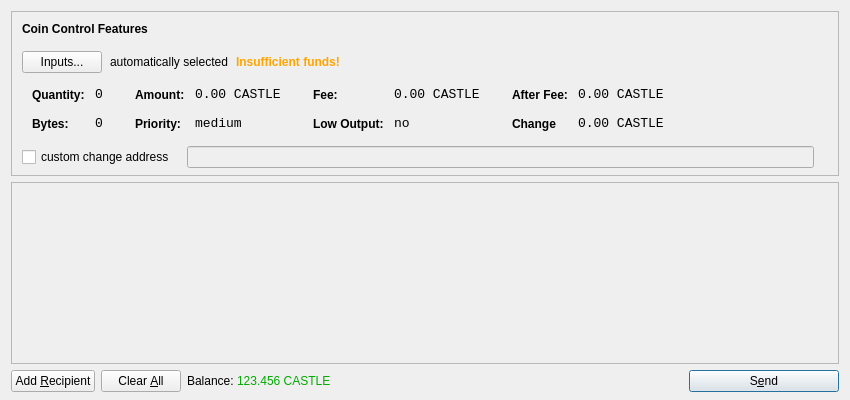
<?xml version="1.0" encoding="UTF-8"?>
<ui version="4.0">
 <class>SendCoinsDialog</class>
 <widget class="QDialog" name="SendCoinsDialog">
  <property name="geometry">
   <rect>
    <x>0</x>
    <y>0</y>
    <width>850</width>
    <height>400</height>
   </rect>
  </property>
  <property name="windowTitle">
   <string>Send Coins</string>
  </property>
  <property name="styleSheet">
   <string notr="true"/>
  </property>
  <layout class="QVBoxLayout" name="verticalLayout" stretch="0,1,0">
   <property name="bottomMargin">
    <number>8</number>
   </property>
   <item>
    <widget class="QFrame" name="frameCoinControl">
     <property name="sizePolicy">
      <sizepolicy hsizetype="Expanding" vsizetype="Expanding">
       <horstretch>0</horstretch>
       <verstretch>0</verstretch>
      </sizepolicy>
     </property>
     <property name="maximumSize">
      <size>
       <width>16777215</width>
       <height>16777215</height>
      </size>
     </property>
     <property name="frameShape">
      <enum>QFrame::StyledPanel</enum>
     </property>
     <property name="frameShadow">
      <enum>QFrame::Sunken</enum>
     </property>
     <layout class="QVBoxLayout" name="verticalLayoutCoinControl2">
      <property name="spacing">
       <number>6</number>
      </property>
      <property name="leftMargin">
       <number>0</number>
      </property>
      <property name="topMargin">
       <number>0</number>
      </property>
      <property name="rightMargin">
       <number>0</number>
      </property>
      <property name="bottomMargin">
       <number>6</number>
      </property>
      <item>
       <layout class="QVBoxLayout" name="verticalLayoutCoinControl" stretch="0,0,0,0,1">
        <property name="spacing">
         <number>0</number>
        </property>
        <property name="leftMargin">
         <number>10</number>
        </property>
        <property name="topMargin">
         <number>10</number>
        </property>
        <item>
         <layout class="QHBoxLayout" name="horizontalLayoutCoinControl1">
          <property name="bottomMargin">
           <number>15</number>
          </property>
          <item>
           <widget class="QLabel" name="labelCoinControlFeatures">
            <property name="sizePolicy">
             <sizepolicy hsizetype="Preferred" vsizetype="Maximum">
              <horstretch>0</horstretch>
              <verstretch>0</verstretch>
             </sizepolicy>
            </property>
            <property name="font">
             <font>
              <weight>75</weight>
              <bold>true</bold>
             </font>
            </property>
            <property name="styleSheet">
             <string notr="true">font-weight:bold;</string>
            </property>
            <property name="text">
             <string>Coin Control Features</string>
            </property>
           </widget>
          </item>
         </layout>
        </item>
        <item>
         <layout class="QHBoxLayout" name="horizontalLayoutCoinControl2" stretch="0,0,0,0">
          <property name="spacing">
           <number>8</number>
          </property>
          <property name="bottomMargin">
           <number>10</number>
          </property>
          <item>
           <widget class="QPushButton" name="pushButtonCoinControl">
            <property name="styleSheet">
             <string notr="true"/>
            </property>
            <property name="text">
             <string>Inputs...</string>
            </property>
           </widget>
          </item>
          <item>
           <widget class="QLabel" name="labelCoinControlAutomaticallySelected">
            <property name="text">
             <string>automatically selected</string>
            </property>
            <property name="margin">
             <number>5</number>
            </property>
           </widget>
          </item>
          <item>
           <widget class="QLabel" name="labelCoinControlInsuffFunds">
            <property name="font">
             <font>
              <weight>75</weight>
              <bold>true</bold>
             </font>
            </property>
            <property name="styleSheet">
             <string notr="true">color:orange;font-weight:bold;</string>
            </property>
            <property name="text">
             <string>Insufficient funds!</string>
            </property>
            <property name="margin">
             <number>5</number>
            </property>
           </widget>
          </item>
          <item>
           <spacer name="horizontalSpacerCoinControl">
            <property name="orientation">
             <enum>Qt::Horizontal</enum>
            </property>
            <property name="sizeHint" stdset="0">
             <size>
              <width>40</width>
              <height>1</height>
             </size>
            </property>
           </spacer>
          </item>
         </layout>
        </item>
        <item>
         <widget class="QWidget" name="widgetCoinControl" native="true">
          <property name="sizePolicy">
           <sizepolicy hsizetype="Preferred" vsizetype="Preferred">
            <horstretch>0</horstretch>
            <verstretch>0</verstretch>
           </sizepolicy>
          </property>
          <property name="minimumSize">
           <size>
            <width>0</width>
            <height>0</height>
           </size>
          </property>
          <property name="styleSheet">
           <string notr="true"/>
          </property>
          <layout class="QHBoxLayout" name="horizontalLayoutCoinControl5">
           <property name="leftMargin">
            <number>0</number>
           </property>
           <property name="topMargin">
            <number>0</number>
           </property>
           <property name="rightMargin">
            <number>0</number>
           </property>
           <property name="bottomMargin">
            <number>0</number>
           </property>
           <item>
            <layout class="QHBoxLayout" name="horizontalLayoutCoinControl3" stretch="0,0,0,1">
             <property name="spacing">
              <number>20</number>
             </property>
             <property name="topMargin">
              <number>0</number>
             </property>
             <property name="bottomMargin">
              <number>10</number>
             </property>
             <item>
              <layout class="QFormLayout" name="formLayoutCoinControl1">
               <property name="horizontalSpacing">
                <number>10</number>
               </property>
               <property name="verticalSpacing">
                <number>14</number>
               </property>
               <property name="leftMargin">
                <number>10</number>
               </property>
               <property name="topMargin">
                <number>4</number>
               </property>
               <property name="rightMargin">
                <number>6</number>
               </property>
               <item row="0" column="0">
                <widget class="QLabel" name="labelCoinControlQuantityText">
                 <property name="styleSheet">
                  <string notr="true">font-weight:bold;</string>
                 </property>
                 <property name="text">
                  <string>Quantity:</string>
                 </property>
                 <property name="margin">
                  <number>0</number>
                 </property>
                </widget>
               </item>
               <item row="0" column="1">
                <widget class="QLabel" name="labelCoinControlQuantity">
                 <property name="font">
                  <font>
                   <family>Monospace</family>
                   <pointsize>10</pointsize>
                  </font>
                 </property>
                 <property name="cursor">
                  <cursorShape>IBeamCursor</cursorShape>
                 </property>
                 <property name="contextMenuPolicy">
                  <enum>Qt::ActionsContextMenu</enum>
                 </property>
                 <property name="text">
                  <string>0</string>
                 </property>
                 <property name="margin">
                  <number>0</number>
                 </property>
                 <property name="textInteractionFlags">
                  <set>Qt::LinksAccessibleByMouse|Qt::TextSelectableByKeyboard|Qt::TextSelectableByMouse</set>
                 </property>
                </widget>
               </item>
               <item row="1" column="0">
                <widget class="QLabel" name="labelCoinControlBytesText">
                 <property name="styleSheet">
                  <string notr="true">font-weight:bold;</string>
                 </property>
                 <property name="text">
                  <string>Bytes:</string>
                 </property>
                </widget>
               </item>
               <item row="1" column="1">
                <widget class="QLabel" name="labelCoinControlBytes">
                 <property name="font">
                  <font>
                   <family>Monospace</family>
                   <pointsize>10</pointsize>
                  </font>
                 </property>
                 <property name="cursor">
                  <cursorShape>IBeamCursor</cursorShape>
                 </property>
                 <property name="contextMenuPolicy">
                  <enum>Qt::ActionsContextMenu</enum>
                 </property>
                 <property name="text">
                  <string>0</string>
                 </property>
                 <property name="textInteractionFlags">
                  <set>Qt::LinksAccessibleByMouse|Qt::TextSelectableByKeyboard|Qt::TextSelectableByMouse</set>
                 </property>
                </widget>
               </item>
              </layout>
             </item>
             <item>
              <layout class="QFormLayout" name="formLayoutCoinControl2">
               <property name="horizontalSpacing">
                <number>10</number>
               </property>
               <property name="verticalSpacing">
                <number>14</number>
               </property>
               <property name="leftMargin">
                <number>6</number>
               </property>
               <property name="topMargin">
                <number>4</number>
               </property>
               <property name="rightMargin">
                <number>6</number>
               </property>
               <item row="0" column="0">
                <widget class="QLabel" name="labelCoinControlAmountText">
                 <property name="styleSheet">
                  <string notr="true">font-weight:bold;</string>
                 </property>
                 <property name="text">
                  <string>Amount:</string>
                 </property>
                 <property name="margin">
                  <number>0</number>
                 </property>
                </widget>
               </item>
               <item row="0" column="1">
                <widget class="QLabel" name="labelCoinControlAmount">
                 <property name="font">
                  <font>
                   <family>Monospace</family>
                   <pointsize>10</pointsize>
                  </font>
                 </property>
                 <property name="cursor">
                  <cursorShape>IBeamCursor</cursorShape>
                 </property>
                 <property name="contextMenuPolicy">
                  <enum>Qt::ActionsContextMenu</enum>
                 </property>
                 <property name="text">
                  <string>0.00 CASTLE</string>
                 </property>
                 <property name="textInteractionFlags">
                  <set>Qt::LinksAccessibleByMouse|Qt::TextSelectableByKeyboard|Qt::TextSelectableByMouse</set>
                 </property>
                </widget>
               </item>
               <item row="1" column="0">
                <widget class="QLabel" name="labelCoinControlPriorityText">
                 <property name="styleSheet">
                  <string notr="true">font-weight:bold;</string>
                 </property>
                 <property name="text">
                  <string>Priority:</string>
                 </property>
                </widget>
               </item>
               <item row="1" column="1">
                <widget class="QLabel" name="labelCoinControlPriority">
                 <property name="font">
                  <font>
                   <family>Monospace</family>
                   <pointsize>10</pointsize>
                  </font>
                 </property>
                 <property name="cursor">
                  <cursorShape>IBeamCursor</cursorShape>
                 </property>
                 <property name="contextMenuPolicy">
                  <enum>Qt::ActionsContextMenu</enum>
                 </property>
                 <property name="text">
                  <string>medium</string>
                 </property>
                 <property name="textInteractionFlags">
                  <set>Qt::LinksAccessibleByMouse|Qt::TextSelectableByKeyboard|Qt::TextSelectableByMouse</set>
                 </property>
                </widget>
               </item>
              </layout>
             </item>
             <item>
              <layout class="QFormLayout" name="formLayoutCoinControl3">
               <property name="horizontalSpacing">
                <number>10</number>
               </property>
               <property name="verticalSpacing">
                <number>14</number>
               </property>
               <property name="leftMargin">
                <number>6</number>
               </property>
               <property name="topMargin">
                <number>4</number>
               </property>
               <property name="rightMargin">
                <number>6</number>
               </property>
               <item row="0" column="0">
                <widget class="QLabel" name="labelCoinControlFeeText">
                 <property name="styleSheet">
                  <string notr="true">font-weight:bold;</string>
                 </property>
                 <property name="text">
                  <string>Fee:</string>
                 </property>
                 <property name="margin">
                  <number>0</number>
                 </property>
                </widget>
               </item>
               <item row="0" column="1">
                <widget class="QLabel" name="labelCoinControlFee">
                 <property name="font">
                  <font>
                   <family>Monospace</family>
                   <pointsize>10</pointsize>
                  </font>
                 </property>
                 <property name="cursor">
                  <cursorShape>IBeamCursor</cursorShape>
                 </property>
                 <property name="contextMenuPolicy">
                  <enum>Qt::ActionsContextMenu</enum>
                 </property>
                 <property name="text">
                  <string>0.00 CASTLE</string>
                 </property>
                 <property name="textInteractionFlags">
                  <set>Qt::LinksAccessibleByMouse|Qt::TextSelectableByKeyboard|Qt::TextSelectableByMouse</set>
                 </property>
                </widget>
               </item>
               <item row="1" column="0">
                <widget class="QLabel" name="labelCoinControlLowOutputText">
                 <property name="styleSheet">
                  <string notr="true">font-weight:bold;</string>
                 </property>
                 <property name="text">
                  <string>Low Output:</string>
                 </property>
                </widget>
               </item>
               <item row="1" column="1">
                <widget class="QLabel" name="labelCoinControlLowOutput">
                 <property name="font">
                  <font>
                   <family>Monospace</family>
                   <pointsize>10</pointsize>
                  </font>
                 </property>
                 <property name="cursor">
                  <cursorShape>IBeamCursor</cursorShape>
                 </property>
                 <property name="contextMenuPolicy">
                  <enum>Qt::ActionsContextMenu</enum>
                 </property>
                 <property name="text">
                  <string>no</string>
                 </property>
                 <property name="textInteractionFlags">
                  <set>Qt::LinksAccessibleByMouse|Qt::TextSelectableByKeyboard|Qt::TextSelectableByMouse</set>
                 </property>
                </widget>
               </item>
              </layout>
             </item>
             <item>
              <layout class="QFormLayout" name="formLayoutCoinControl4">
               <property name="horizontalSpacing">
                <number>10</number>
               </property>
               <property name="verticalSpacing">
                <number>14</number>
               </property>
               <property name="leftMargin">
                <number>6</number>
               </property>
               <property name="topMargin">
                <number>4</number>
               </property>
               <property name="rightMargin">
                <number>6</number>
               </property>
               <item row="0" column="0">
                <widget class="QLabel" name="labelCoinControlAfterFeeText">
                 <property name="styleSheet">
                  <string notr="true">font-weight:bold;</string>
                 </property>
                 <property name="text">
                  <string>After Fee:</string>
                 </property>
                 <property name="margin">
                  <number>0</number>
                 </property>
                </widget>
               </item>
               <item row="0" column="1">
                <widget class="QLabel" name="labelCoinControlAfterFee">
                 <property name="font">
                  <font>
                   <family>Monospace</family>
                   <pointsize>10</pointsize>
                  </font>
                 </property>
                 <property name="cursor">
                  <cursorShape>IBeamCursor</cursorShape>
                 </property>
                 <property name="contextMenuPolicy">
                  <enum>Qt::ActionsContextMenu</enum>
                 </property>
                 <property name="text">
                  <string>0.00 CASTLE</string>
                 </property>
                 <property name="textInteractionFlags">
                  <set>Qt::LinksAccessibleByMouse|Qt::TextSelectableByKeyboard|Qt::TextSelectableByMouse</set>
                 </property>
                </widget>
               </item>
               <item row="1" column="0">
                <widget class="QLabel" name="labelCoinControlChangeText">
                 <property name="styleSheet">
                  <string notr="true">font-weight:bold;</string>
                 </property>
                 <property name="text">
                  <string>Change</string>
                 </property>
                </widget>
               </item>
               <item row="1" column="1">
                <widget class="QLabel" name="labelCoinControlChange">
                 <property name="font">
                  <font>
                   <family>Monospace</family>
                   <pointsize>10</pointsize>
                  </font>
                 </property>
                 <property name="cursor">
                  <cursorShape>IBeamCursor</cursorShape>
                 </property>
                 <property name="contextMenuPolicy">
                  <enum>Qt::ActionsContextMenu</enum>
                 </property>
                 <property name="text">
                  <string>0.00 CASTLE</string>
                 </property>
                 <property name="textInteractionFlags">
                  <set>Qt::LinksAccessibleByMouse|Qt::TextSelectableByKeyboard|Qt::TextSelectableByMouse</set>
                 </property>
                </widget>
               </item>
              </layout>
             </item>
            </layout>
           </item>
          </layout>
         </widget>
        </item>
        <item>
         <layout class="QHBoxLayout" name="horizontalLayoutCoinControl4" stretch="0,0,0">
          <property name="spacing">
           <number>12</number>
          </property>
          <property name="sizeConstraint">
           <enum>QLayout::SetDefaultConstraint</enum>
          </property>
          <property name="topMargin">
           <number>5</number>
          </property>
          <property name="rightMargin">
           <number>5</number>
          </property>
          <item>
           <widget class="QCheckBox" name="checkBoxCoinControlChange">
            <property name="text">
             <string>custom change address</string>
            </property>
           </widget>
          </item>
          <item>
           <widget class="QLineEdit" name="lineEditCoinControlChange">
            <property name="enabled">
             <bool>false</bool>
            </property>
            <property name="sizePolicy">
             <sizepolicy hsizetype="Expanding" vsizetype="Fixed">
              <horstretch>0</horstretch>
              <verstretch>0</verstretch>
             </sizepolicy>
            </property>
           </widget>
          </item>
          <item>
           <widget class="QLabel" name="labelCoinControlChangeLabel">
            <property name="sizePolicy">
             <sizepolicy hsizetype="Preferred" vsizetype="Expanding">
              <horstretch>0</horstretch>
              <verstretch>0</verstretch>
             </sizepolicy>
            </property>
            <property name="minimumSize">
             <size>
              <width>0</width>
              <height>0</height>
             </size>
            </property>
            <property name="text">
             <string/>
            </property>
            <property name="margin">
             <number>3</number>
            </property>
           </widget>
          </item>
         </layout>
        </item>
        <item>
         <spacer name="verticalSpacerCoinControl">
          <property name="orientation">
           <enum>Qt::Vertical</enum>
          </property>
          <property name="sizeHint" stdset="0">
           <size>
            <width>800</width>
            <height>1</height>
           </size>
          </property>
         </spacer>
        </item>
       </layout>
      </item>
     </layout>
    </widget>
   </item>
   <item>
    <widget class="QScrollArea" name="scrollArea">
     <property name="widgetResizable">
      <bool>true</bool>
     </property>
     <widget class="QWidget" name="scrollAreaWidgetContents">
      <property name="geometry">
       <rect>
        <x>0</x>
        <y>0</y>
        <width>828</width>
        <height>162</height>
       </rect>
      </property>
      <layout class="QVBoxLayout" name="verticalLayout_2">
       <property name="leftMargin">
        <number>0</number>
       </property>
       <property name="topMargin">
        <number>0</number>
       </property>
       <property name="rightMargin">
        <number>0</number>
       </property>
       <property name="bottomMargin">
        <number>0</number>
       </property>
       <item>
        <layout class="QVBoxLayout" name="entries">
         <property name="spacing">
          <number>6</number>
         </property>
        </layout>
       </item>
       <item>
        <spacer name="verticalSpacer">
         <property name="orientation">
          <enum>Qt::Vertical</enum>
         </property>
         <property name="sizeHint" stdset="0">
          <size>
           <width>20</width>
           <height>40</height>
          </size>
         </property>
        </spacer>
       </item>
      </layout>
     </widget>
    </widget>
   </item>
   <item>
    <layout class="QHBoxLayout" name="horizontalLayout">
     <item>
      <widget class="QPushButton" name="addButton">
       <property name="toolTip">
        <string>Send to multiple recipients at once</string>
       </property>
       <property name="text">
        <string>Add &amp;Recipient</string>
       </property>
       <property name="icon">
        <iconset resource="../bitcoin.qrc">
         <normaloff>:/icons/add</normaloff>:/icons/add</iconset>
       </property>
       <property name="autoDefault">
        <bool>false</bool>
       </property>
      </widget>
     </item>
     <item>
      <widget class="QPushButton" name="clearButton">
       <property name="sizePolicy">
        <sizepolicy hsizetype="Minimum" vsizetype="Fixed">
         <horstretch>0</horstretch>
         <verstretch>0</verstretch>
        </sizepolicy>
       </property>
       <property name="toolTip">
        <string>Remove all transaction fields</string>
       </property>
       <property name="text">
        <string>Clear &amp;All</string>
       </property>
       <property name="icon">
        <iconset resource="../bitcoin.qrc">
         <normaloff>:/icons/remove</normaloff>:/icons/remove</iconset>
       </property>
       <property name="autoRepeatDelay">
        <number>300</number>
       </property>
       <property name="autoDefault">
        <bool>false</bool>
       </property>
      </widget>
     </item>
     <item>
      <layout class="QHBoxLayout" name="horizontalLayout_2">
       <property name="spacing">
        <number>3</number>
       </property>
       <item>
        <widget class="QLabel" name="label">
         <property name="sizePolicy">
          <sizepolicy hsizetype="Preferred" vsizetype="Fixed">
           <horstretch>0</horstretch>
           <verstretch>0</verstretch>
          </sizepolicy>
         </property>
         <property name="text">
          <string>Balance:</string>
         </property>
        </widget>
       </item>
       <item>
        <widget class="QLabel" name="labelBalance">
         <property name="sizePolicy">
          <sizepolicy hsizetype="Preferred" vsizetype="Fixed">
           <horstretch>0</horstretch>
           <verstretch>0</verstretch>
          </sizepolicy>
         </property>
         <property name="cursor">
          <cursorShape>IBeamCursor</cursorShape>
         </property>
         <property name="styleSheet">
          <string notr="true">color: rgb(0, 170, 0);</string>
         </property>
         <property name="text">
          <string>123.456 CASTLE</string>
         </property>
         <property name="textInteractionFlags">
          <set>Qt::LinksAccessibleByMouse|Qt::TextSelectableByKeyboard|Qt::TextSelectableByMouse</set>
         </property>
        </widget>
       </item>
      </layout>
     </item>
     <item>
      <spacer name="horizontalSpacer">
       <property name="orientation">
        <enum>Qt::Horizontal</enum>
       </property>
       <property name="sizeHint" stdset="0">
        <size>
         <width>40</width>
         <height>20</height>
        </size>
       </property>
      </spacer>
     </item>
     <item>
      <widget class="QPushButton" name="sendButton">
       <property name="minimumSize">
        <size>
         <width>150</width>
         <height>0</height>
        </size>
       </property>
       <property name="toolTip">
        <string>Confirm the send action</string>
       </property>
       <property name="text">
        <string>S&amp;end</string>
       </property>
       <property name="icon">
        <iconset resource="../bitcoin.qrc">
         <normaloff>:/icons/send</normaloff>:/icons/send</iconset>
       </property>
       <property name="default">
        <bool>true</bool>
       </property>
      </widget>
     </item>
    </layout>
   </item>
  </layout>
 </widget>
 <resources>
  <include location="../bitcoin.qrc"/>
 </resources>
 <connections/>
</ui>
